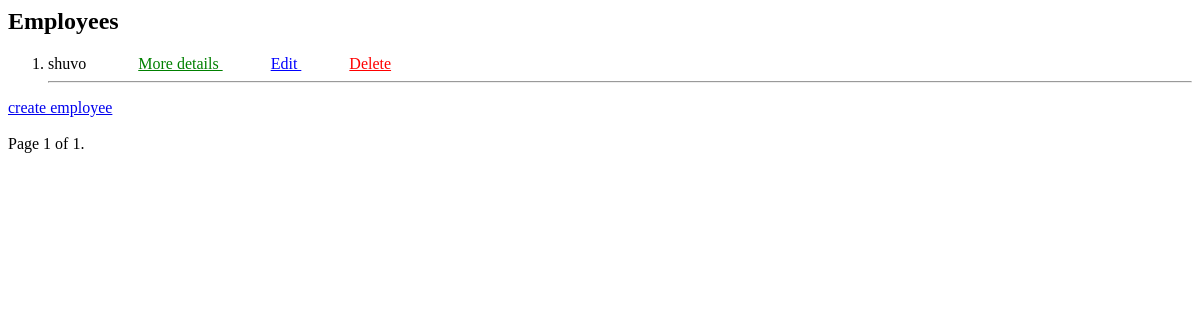
/employees/, run on an earlier commit of the app's database.
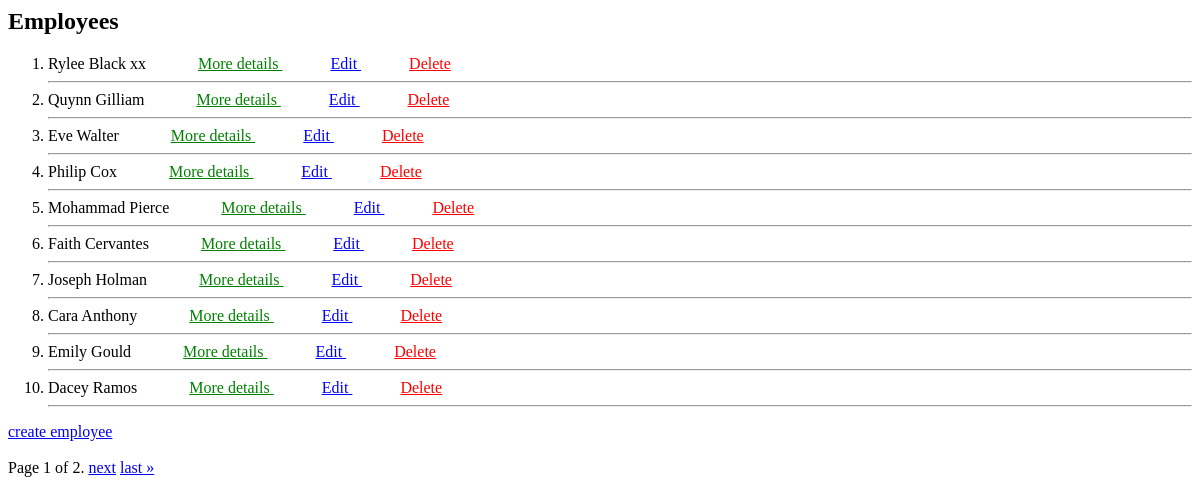
And on a later commit of the database.
### Tachnical_asset_manage/models.py (models this page shows, shortened)
class Employee(models.Model):
    SEX = {
        'male': 'male',
        'female': 'female',
        'others': 'others'
    }
    name = models.CharField(max_length=50)
    company = models.ForeignKey(Company, on_delete=models.CASCADE)
    present_address = models.CharField(max_length = 150)
    permanent_present_address = models.CharField(max_length = 150)
    age = models.IntegerField()
    sex = models.CharField(max_length = 150, choices=SEX)

### Tachnical_asset_manage/views.py (the view)
# urls.py: path('employees/', EmployeeListView.as_view(), name='employee_list'),
class EmployeeListView(BaseEmployeeView, ListView):
    context_object_name = 'employees'
    template_name='employee_list.html'
    paginate_by = 10

### Tachnical_asset_manage/templates/employee_list.html (shortened to what this page needs)
{% block content %}
  <h2>Employees</h2>
  <ol>
    {% for employee in employees %}
      <li>
        {{ employee.name }}
        <a style="margin-left: 3rem; color: green;" href="{% url 'employee_details' employee.pk %}">
          More details
        </a>
        <a style="margin-left: 3rem; color: blue;" href="{% url 'employee_update' employee.pk %}">
          Edit
        </a>
        <a style="margin-left: 3rem; color: red;" href="{% url 'employee_delete' employee.pk %}">
          Delete
        </a>
      </li>
      <hr>
    {% endfor %}
  </ol>
  <div>
    <a href="{% url 'employee_create' %}"> create employee</a>
  </div>
  <div class="pagination">
    <span class="step-links">
        <span class="current">
            Page {{ page_obj.number }} of {{ page_obj.paginator.num_pages }}.
        </span>
        {% if page_obj.has_next %}
            <a href="?page={{ page_obj.next_page_number }}">next</a>
            <a href="?page={{ page_obj.paginator.num_pages }}">last &raquo;</a>
        {% endif %}
    </span>
</div>
{% endblock %}

What changed in the data, as far as the page shows it:
removed Employee: name "shuvo"
added Employee: name "Rylee Black xx"
added Employee: name "Quynn Gilliam"
added Employee: name "Eve Walter"
added Employee: name "Philip Cox"
added Employee: name "Mohammad Pierce"
added Employee: name "Faith Cervantes"
added Employee: name "Joseph Holman"
added Employee: name "Cara Anthony"
added Employee: name "Emily Gould"
added Employee: name "Dacey Ramos"
Also different on the page:
{{ page_obj.paginator.num_pages }}: "1" → "2"
text now shown: "next last »"
